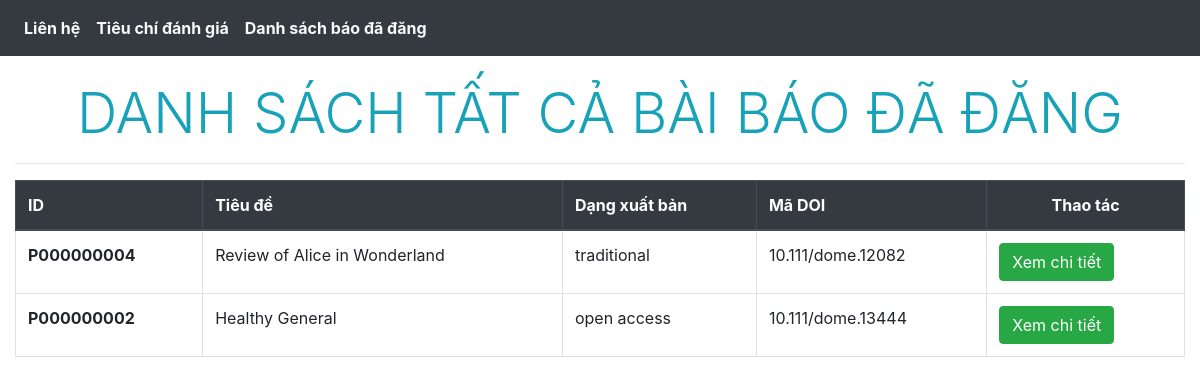
Page /Client/allpaper.php on the earlier database version.
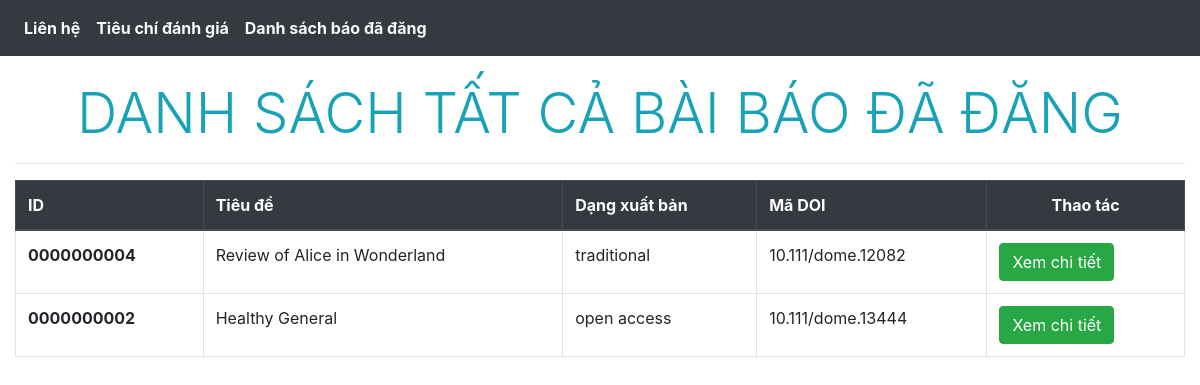
Same page on the later database version.
### tables this page shows
create table published_paper(
	doi varchar(255),	
    published_type varchar(255) not null check (published_type in ('traditional','open access')),
    paper_id char(10),
	primary key(doi),
	foreign key(paper_id) references  paper(paper_id) ON DELETE CASCADE ON UPDATE CASCADE

);

create table paper(
	paper_id char(10),
	title varchar(255) not null,
    summary varchar(255),
    paper_file varchar(255),
    post_date date,
    `status` varchar(255) check (`status` in ('in review', 'response review', 'complete review', 'publishing', 'posted')),
    after_review_result varchar(255),
    final_result varchar(255) check(final_result in('rejection','minor revision','acceptance','major revision')),
    announce_date date,
    editor_id char(10) not null,
    contact_author_id char(10) not null,
    note_for_author varchar(255),
    primary key(paper_id),
	foreign key(editor_id) references  editor(id) ON DELETE CASCADE ON UPDATE CASCADE,
    foreign key(contact_author_id) references  author(id) ON DELETE CASCADE ON UPDATE CASCADE
);

### Server/allpaperServer.php (called while the page is built, shortened)
<?php
include('userLogin.php');
$select_all_paper_query = "select * from paper p join published_paper pp on p.paper_id=pp.paper_id";
$select_all_paper_result = mysqli_query($connect_handle, $select_all_paper_query);
?>

### Client/allpaper.php (the view, shortened to what this page needs)
<!DOCTYPE html>
<html lang="en-US">
<head>
    <link rel="stylesheet" href="style/login.css">
    <link rel="stylesheet" href="https://maxcdn.bootstrapcdn.com/bootstrap/4.5.2/css/bootstrap.min.css">
    <link rel="stylesheet" href="https://use.fontawesome.com/releases/v5.7.0/css/all.css"
>
</head>
<?php include('../Server/allpaperServer.php'); ?>
<body>
    <div>
        <?php include_once('component/header.php');?>
    </div>
    <div class="container-fluid" style="padding-top: 80px;">
        <div class="display-4 text-center text-info text-uppercase">Danh sách tất cả bài báo đã đăng</div>
        <hr>
        <table class="table table-bordered">
            <thead class="thead-dark">
                <tr>
                    <th scope="col">ID</th>
                    <th scope="col">Tiêu đề</th>
                    <th scope="col">Dạng xuất bản</th>
                    <th scope="col">Mã DOI</th>
                    <th class="text-center" scope="col">Thao tác</th>
                </tr>
            </thead>
            <tbody>
                <?php foreach ($select_all_paper_result as $paper){ ?>
                <tr>
                    <td>
                        <?php echo '<strong>'.$paper['paper_id'].'</strong>'; ?>
                    </td>
                    <td>
                        <?php echo $paper['title']; ?>
                    </td>
                    <td>
                        <?php echo $paper['published_type'];?>
                    </td>
                    <td>
                    <?php echo $paper['doi'];?>
                    </td>
                    <td class="text-left">
                        <form class="option" method="POST" action="allpaper.php">
                            <button class="btn btn-success" name="getMoreInfoBtn">Xem chi tiết</button>
                        </form>
                    </td>
                </tr>
                <?php } ?>
            </tbody>
        </table>

Differences in the rows shown:
changed published_paper "traditional": paper "P000000004" → "0000000004"
changed published_paper "open access": paper "P000000002" → "0000000002"
